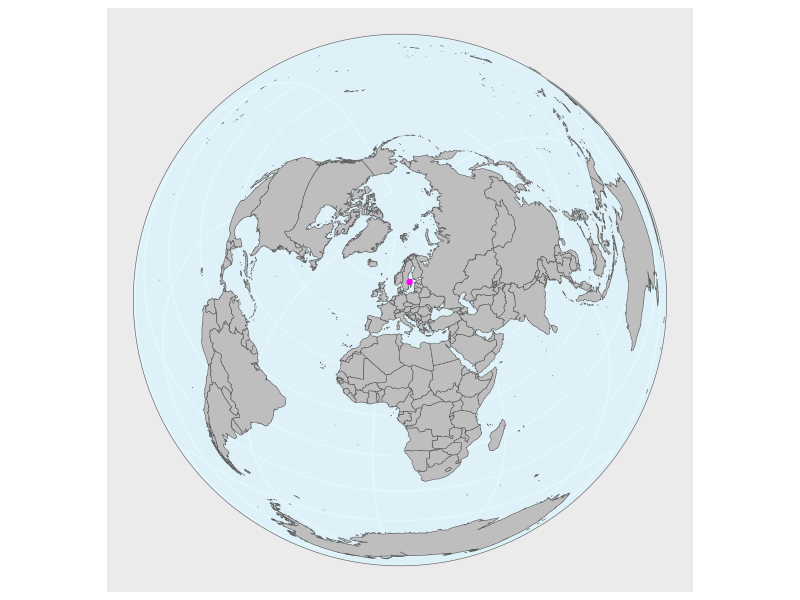

Generate this figure with R:
library(tidyverse)
library(sf)
library(rnaturalearth)

# https://stackoverflow.com/a/43278961
crs <- "+proj=laea +lat_0=52 +lon_0=10 +x_0=4321000 +y_0=3210000 +datum=WGS84 +units=m +no_defs"

ctrys50m <- ne_countries(scale = 50, type = "countries", returnclass = "sf") %>%
  select(iso_a3, iso_n3, admin)

sphere <- st_graticule(ndiscr = 10000, margin = 10e-6) %>%
  st_transform(crs = crs) %>%
  st_convex_hull() %>%
  summarise(geometry = st_union(geometry))

# Ericsson Globe in Stockholm https://en.wikipedia.org/wiki/Ericsson_Globe
globe <- tribble(
  ~place, ~latitude, ~longitude, 
  "place", 59.29350, 18.083137
)

globe_sf <- globe %>%
  st_as_sf(coords = c("longitude", "latitude"), crs = 4326)

ggplot()  +
  geom_sf(data = sphere, fill = "#D8F4FF", alpha = 0.7) +
  geom_sf(data = ctrys50m, fill = "grey") +
  geom_sf(data = globe_sf, aes(geometry=geometry), color = "magenta")
